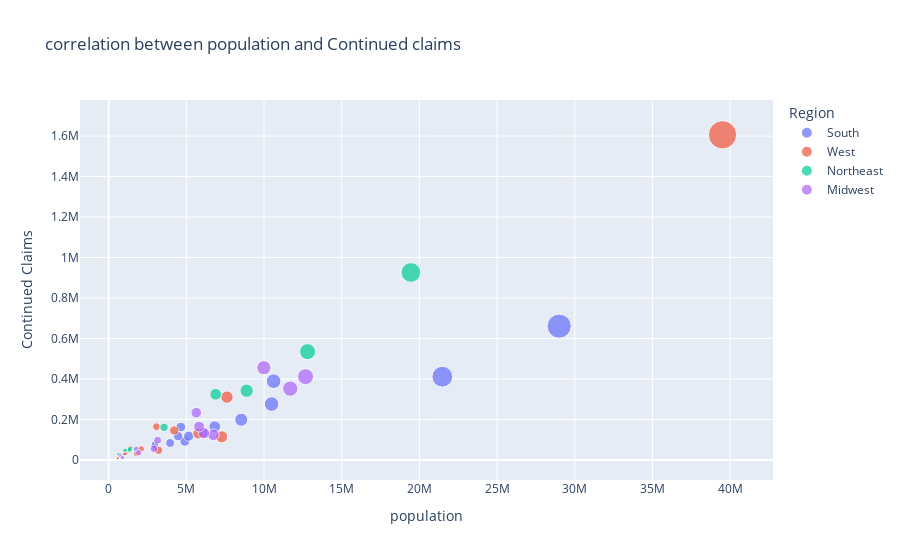

The notebook cell saved with this chart:
### Markdown cell above
## Continued Claims

- At a glance, we can see that, compared to Initial claims where New York and Florida were at similar values, for continued claims New York is almost twice the value of Florida.
- Alo Florida despite having a much larger population, has lesser continued claims when compared to much lesser populated states such as Pennsylvania, Michigan, and Illinois.

### Code cell
px.scatter(df_statewise,y="Continued Claims",x="population",color="Region",hover_data=["State"],size="population",title="correlation between population and Continued claims")

### Figure 1 — Plotly figure (JSON) as saved in the notebook; plotly's stock layout.template omitted (floating-point values rounded to 4 significant figures)
{"data": [{"customdata": [["Alabama"], ["Arkansas"], ["Delaware"], ["Florida"], ["Georgia"], ["Kentucky"], ["Louisiana"], ["Maryland"], ["Mississippi"], ["North Carolina"], ["Oklahoma"], ["South Carolina"], ["Tennessee"], ["Texas"], ["Virginia"], ["West Virginia"]], "hovertemplate": "Region=South<br>population=%{marker.size}<br>Continued Claims=%{y}<br>State=%{customdata[0]}<extra></extra>", "legendgroup": "South", "marker": {"color": "#636efa", "size": [4903185, 3017804, 973764, 21477737, 10617423, 4467673, 4648794, 6045680, 2976149, 10488084, 3956971, 5148714, 6829174, 28995881, 8535519, 1792147], "sizemode": "area", "sizeref": 98780.0, "symbol": "circle"}, "mode": "markers", "name": "South", "orientation": "v", "showlegend": true, "type": "scatter", "x": [4903185, 3017804, 973764, 21477737, 10617423, 4467673, 4648794, 6045680, 2976149, 10488084, 3956971, 5148714, 6829174, 28995881, 8535519, 1792147], "xaxis": "x", "y": [92148, 61700.0, 26800.0, 411100.0, 389100.0, 117900.0, 162800.0, 134500.0, 75020.0, 275900.0, 83760.0, 117800.0, 164500.0, 660900.0, 198900.0, 52480.0], "yaxis": "y"}, {"customdata": [["Alaska"], ["Arizona"], ["California"], ["Colorado"], ["Hawaii"], ["Idaho"], ["Montana"], ["Nevada"], ["New Mexico"], ["Oregon"], ["Utah"], ["Washington"], ["Wyoming"]], "hovertemplate": "Region=West<br>population=%{marker.size}<br>Continued Claims=%{y}<br>State=%{customdata[0]}<extra></extra>", "legendgroup": "West", "marker": {"color": "#EF553B", "size": [731545, 7278717, 39512223, 5758736, 1415872, 1787065, 1068778, 3080156, 2096829, 4217737, 3205958, 7614893, 578759], "sizemode": "area", "sizeref": 98780.0, "symbol": "circle"}, "mode": "markers", "name": "West", "orientation": "v", "showlegend": true, "type": "scatter", "x": [731545, 7278717, 39512223, 5758736, 1415872, 1787065, 1068778, 3080156, 2096829, 4217737, 3205958, 7614893, 578759], "xaxis": "x", "y": [28160.0, 114300.0, 1606000.0, 130400.0, 59310.0, 31730.0, 32226, 164600.0, 54590.0, 145600.0, 47570.0, 310400.0, 9643.0], "yaxis": "y"}, {"customdata": [["Connecticut"], ["Maine"], ["Massachusetts"], ["New Hampshire"], ["New Jersey"], ["New York"], ["Pennsylvania"], ["Rhode Island"], ["Vermont"]], "hovertemplate": "Region=Northeast<br>population=%{marker.size}<br>Continued Claims=%{y}<br>State=%{customdata[0]}<extra></extra>", "legendgroup": "Northeast", "marker": {"color": "#00cc96", "size": [3565287, 1344212, 6892503, 1359711, 8882190, 19453561, 12801989, 1059361, 623989], "sizemode": "area", "sizeref": 98780.0, "symbol": "circle"}, "mode": "markers", "name": "Northeast", "orientation": "v", "showlegend": true, "type": "scatter", "x": [3565287, 1344212, 6892503, 1359711, 8882190, 19453561, 12801989, 1059361, 623989], "xaxis": "x", "y": [161200.0, 46980.0, 324500.0, 53350.0, 342000.0, 926100.0, 534900.0, 47700.0, 28170.0], "yaxis": "y"}, {"customdata": [["Illinois"], ["Indiana"], ["Iowa"], ["Kansas"], ["Michigan"], ["Minnesota"], ["Missouri"], ["Nebraska"], ["North Dakota"], ["Ohio"], ["South Dakota"], ["Wisconsin"]], "hovertemplate": "Region=Midwest<br>population=%{marker.size}<br>Continued Claims=%{y}<br>State=%{customdata[0]}<extra></extra>", "legendgroup": "Midwest", "marker": {"color": "#ab63fa", "size": [12671821, 6732219, 3155070, 2913314, 9986857, 5639632, 6137428, 1934408, 762062, 11689100, 884659, 5822434], "sizemode": "area", "sizeref": 98780.0, "symbol": "circle"}, "mode": "markers", "name": "Midwest", "orientation": "v", "showlegend": true, "type": "scatter", "x": [12671821, 6732219, 3155070, 2913314, 9986857, 5639632, 6137428, 1934408, 762062, 11689100, 884659, 5822434], "xaxis": "x", "y": [411539, 124400.0, 97420.0, 55350.0, 455600.0, 233300.0, 132300.0, 35770.0, 19080.0, 352400.0, 11669, 164800.0], "yaxis": "y"}], "layout": {"autosize": true, "legend": {"itemsizing": "constant", "title": {"text": "Region"}, "tracegroupgap": 0}, "title": {"text": "correlation between population and Continued claims"}, "xaxis": {"anchor": "y", "autorange": true, "domain": [0, 1], "range": [-1711000.0, 42200000.0], "title": {"text": "population"}, "type": "linear"}, "yaxis": {"anchor": "x", "autorange": true, "domain": [0, 1], "range": [-107900.0, 1815000.0], "title": {"text": "Continued Claims"}, "type": "linear"}}}
